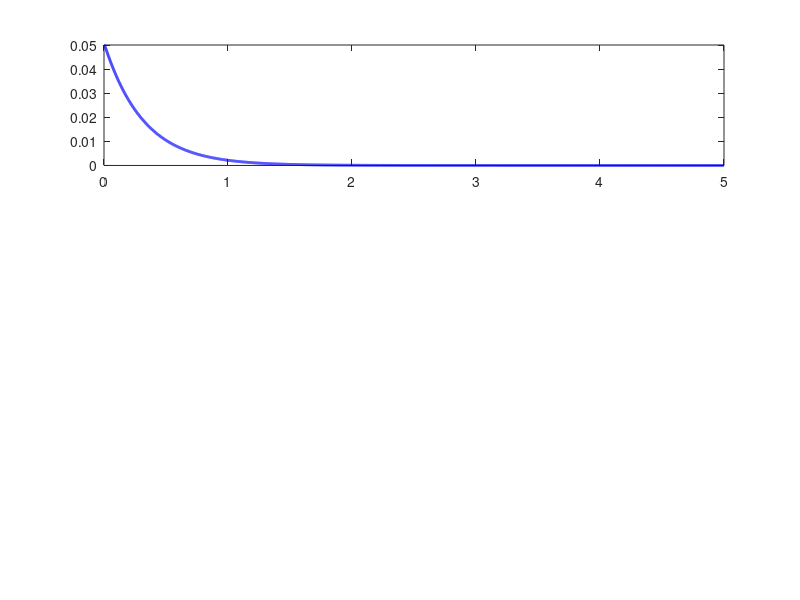

Recreate this plot in MATLAB. (Note: this script raises an error after producing the figure.)
% The Linear Quadratic Regulator will calculate the rockets angular velocity
% and angular acceleration using an LQR. By turning the second order diff
% equation into two first order diff equations matrixes are able to be
% formed to compute these two values from the LQR equation.



%% Part 1 - Input data about the rockets physical properties
mass  = 0.5;      % kg    total rocket mass
Iy    = 0.05;     % kg·m² moment of inertia about pitch axis
T     = 10.0;     % N     thrust (average from your motor thrust curve)
L_arm = 0.30;     % m     distance from nozzle pivot to center of mass
Ma    = 2.0;      % s⁻²  aerodynamic pitching moment derivative



%% Part 2 - Computes how Torque and corrections will effect the rocket
% System matrix — encodes rocket's natural (uncontrolled) dynamics
A = [0,   1;
     Ma,  0];

% Input matrix — encodes how gimbal deflection affects the rocket
B = [0;
     T * L_arm / Iy];

% Output matrix — Values the IMU is actually reading. No modification is
% needed to them since the IMU reads both angular and pitch rate
C = eye(2);       % Eye = 2x2 identity matrix

% Feedthrough matrix — Zeros because the feedback in the system is not
% instantanous
D = zeros(2, 1);

% Print A-D Matrix
fprintf('A matrix:\n');  disp(A)
fprintf('B matrix:\n');  disp(B)
fprintf('C matrix:\n');  disp(C)
fprintf('D matrix:\n');  disp(D)



%% Part 3 - Compute the Rockets Eigenvalues (How unstable the rocket is)

OL_eigenvalues = eig(A);
fprintf('Open-loop eigenvalues: %.4f  and  %.4f\n', ...
        OL_eigenvalues(1), OL_eigenvalues(2))

% Interpretations:
%   Negative real part = stable mode (naturally decays)
%   Positive real part = unstable mode (naturally grows)
%   One positive & One Negative = rocket will tip over without control



%% Part 5 - LQR Design
% Groups variables A-D into a system since they are all related to
% eachother. ss commands this operation
sys = ss(A, B, C, D);

% Choose Q — How much the system should care about changing X1 and X2
% values compared to eachother. Is one more costly than the other?
% Q for X1 = Q(1,1) Q value for Pitch Rate
% Q for X2 = Q(2,2) Q value for Angular Rate
Q = diag([10, 1]); %Pitch Rate is 10x more important than Angular Rate)


% Choose R — How hard the gimbal will work to correct error
% Larger R = gentler gimbal movement
% Smaller R = more aggressive gimbal movement
R = 0.1;

% Solve the Riccati equation and compute optimal K
% All values should be negative, otherwise the system is still unstable
% k1 is for angular rate. k2 is for pitch angle
[K, P, CL_eigenvalues] = lqr(sys, Q, R);
fprintf('\nOptimal gain matrix K = [k1, k2]:\n');
disp(K)

fprintf('Closed-loop eigenvalues:\n');
disp(CL_eigenvalues)



%% Part 6 - Graph of Found Values and Their Effects

% Build the closed loop system
% Control law is u = -Kx, substituting into ẋ = Ax + Bu gives:
% ẋ = Ax + B(-Kx) = (A - BK)x
A_cl = A - B * K;
sys_cl = ss(A_cl, B, C, D);

% Initial conditions — rocket starts slightly tilted
% Matches the paper's starting condition
x0 = [0.05;   % theta_0     = 0.05 rad (~3 degrees)
      0.00];  % theta_dot_0 = 0 rad/s (not yet rotating)

% Time vector — simulate 5 seconds at 1ms resolution
t = 0 : 0.001 : 5;

% Simulate initial condition response
% initial() gives the unforced response from x0
[y, t_out] = initial(sys_cl, x0, t);

figure('Name', 'LQR TVC Response', 'NumberTitle', 'off')

% Plot 1 — Pitch angle
subplot(3, 1, 1)
plot(t_out, y(:,1), 'b', 'LineWidth', 2)
yline(0, 'k--', 'LineWidth', 1)         
xlabel('Time (s)')
ylabel('Pitch Angle (rad)')
title('Pitch Angle — LQR Response')
grid on

% Plot 2 — Angular rate
subplot(3, 1, 2)
plot(t_out, y(:,2), 'r', 'LineWidth', 2)
yline(0, 'k--', 'LineWidth', 1)
xlabel('Time (s)')
ylabel('Angular Rate (rad/s)')
title('Angular Rate')
grid on

% Plot 3 — Gimbal command (control effort)
% Reconstruct u = -Kx at each timestep
u_history = zeros(length(t_out), 1);
for i = 1:length(t_out)
    u_history(i) = -K * y(i,:)';
end

subplot(3, 1, 3)
plot(t_out, rad2deg(u_history), 'g', 'LineWidth', 2)
yline(0, 'k--', 'LineWidth', 1)
xlabel('Time (s)')
ylabel('Gimbal Angle (deg)')
title('Gimbal Command (Control Effort)')
grid on



%% Part 7 - Change R values for better visualization
% Test three different R values with Q fixed
Q_fixed = diag([10, 1]);
R_test  = [10.0,  0.1,  0.001];
colors  = {'r',  'b',  'g'};
labels  = {'R = 10.0 (gentle)', 'R = 0.1 (default)', 'R = 0.001 (aggressive)'};

figure('Name', 'Effect of R on Response')
hold on

for i = 1:3
    [K_i, ~, ~]  = lqr(sys, Q_fixed, R_test(i));
    A_cl_i       = A - B * K_i;
    sys_cl_i     = ss(A_cl_i, B, C, D);
    [y_i, t_i]   = initial(sys_cl_i, x0, t);
    
    plot(t_i, y_i(:,1), colors{i}, 'LineWidth', 2, 'DisplayName', labels{i})
    
    fprintf('R = %.2f  →  K = [%.4f,  %.4f]\n', R_test(i), K_i(1), K_i(2))
end

yline(0, 'k--')
xlabel('Time (s)')
ylabel('Pitch Angle (rad)')
title('Pitch Angle Response — Varying R (Q fixed)')
legend('Location', 'northeast')
grid on



%% Part 8 - Ensure controler has ≥ 6 dB of gain and phase margin ≥ 60°

% Compute gain and phase margins of the closed loop system
% margin() requires the open loop transfer function
sys_ol = ss(A, B, C, D);            % open loop plant
% Extract only the pitch angle output (row 1) for SISO margin analysis
sys_siso = sys_ol(1, :);
[Gm, Pm, Wcg, Wcp] = margin(sys_siso * tf(K(1,:), 1));

fprintf('\nGain  margin: %.2f dB  at  %.4f rad/s\n', 20*log10(Gm), Wcg)
fprintf('Phase margin: %.2f deg  at  %.4f rad/s\n', Pm, Wcp)
